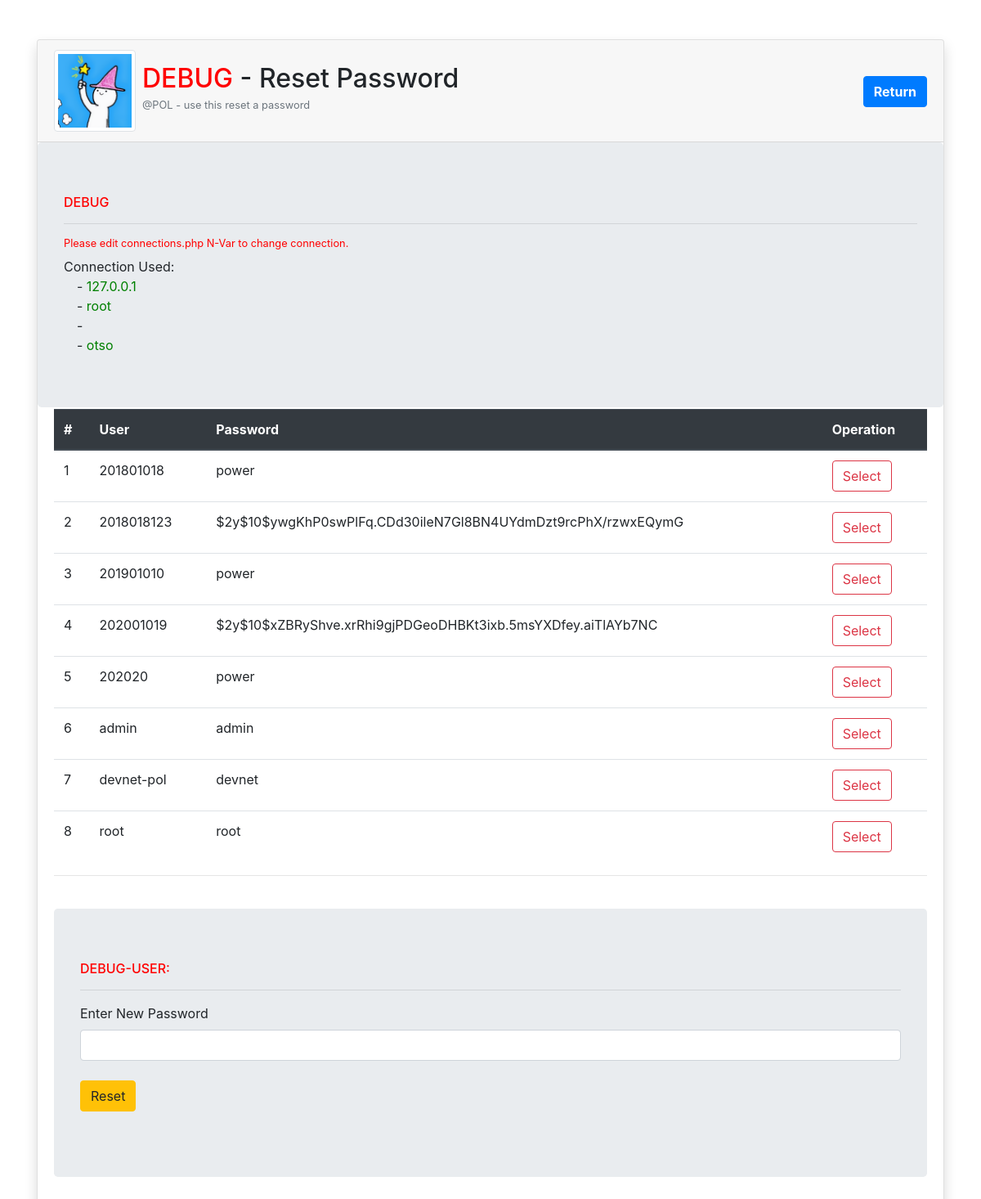
Screenshot of /eve/debug-tools/debug-functions/reset-password.php with the database file from the repository.
### tables this page shows
CREATE TABLE IF NOT EXISTS `users` (
  `permission` int(1) NOT NULL,
  `username` varchar(50) NOT NULL,
  `password` varchar(200) NOT NULL,
  `firstName` varchar(50) NOT NULL,
  `middleName` varchar(50) NOT NULL,
  `lastName` varchar(50) NOT NULL
);

### eve/library-process/connection.php (called while the page is built, shortened)
<?php
$N = 0;
if ($N == 1) {
  $server = "localhost";
  $dbuser = "gtech.dp";
  $dbpass = "dp";
  $dbname = "paulodb";
  $conn = mysqli_connect($server, $dbuser, $dbpass, $dbname);
  if (!$conn) {
   die("Connection failed: " . mysqli_connect_error());
  }
} elseif ($N == 0) {
    $dbuser = "root";
    $dbname = "otso";
  }
 ?>

### eve/debug-tools/debug-functions/reset-password.php (the view, shortened to what this page needs)
<?php
require_once '../../library-process/connection.php';
 ?>
<!DOCTYPE html>
<html lang="en" dir="ltr">
  <head>
    <link rel="stylesheet" href="https://stackpath.bootstrapcdn.com/bootstrap/4.4.1/css/bootstrap.min.css">
  </head>
  <body>
    <div class="container maindiv">
      <div class="card shadow mt-5 ">
        <div class="card-header">
          <img src="../../library-resource/img/pol_thumbnail.png" alt="404" class="img-thumbnail rounded float-left mr-2" style="width:100px; height:100px;">
          <div class="card-title ml-5 mt-3">
            <h2 class="d-inline mt-5"><span style="color:red">DEBUG</span> - Reset Password </h2>
            <a class="d-inline float-right font-weight-bold btn btn-primary mt-3" href="../index.php">Return</a>
          </div>
          <h6 class="card-subtitle mb-2 ml-3 text-muted small fontsub">@POL - use this reset a password</h6>
         </div>
         <div class="jumbotron">
           <h6 style="color:Red">DEBUG</h6>
           <hr>
           <h6 class="small "style="color:Red">Please edit connections.php N-Var to change connection.</h6>
           <span >Connection Used: </span><br>
             <span class="ml-3">- <span style="color:green"><?php echo $_SERVER['SERVER_ADDR']; ?></span></span><br>
             <span class="ml-3">- <span style="color:green"><?php echo $dbuser; ?></span></span><br>
             <span class="ml-3">- <span style="color:green"><?php echo $dbpass; ?></span></span><br>
             <span class="ml-3">- <span style="color:green"><?php echo $dbname; ?></span></span><br>
         </div>
        <div class="card-body">
          <div class="">
              <table class="table" style="margin-top:-50px;">
                <thead class="thead-dark">
                  <tr>
                    <th>#</th>
                    <th>User</th>
                    <th>Password</th>
                    <th>Operation</th>
                  </tr>
                </thead>
                <tbody>
                  <?php
                  $sql = "SELECT * FROM users";
                  $result = mysqli_query($conn,$sql);
                  $rownum = 1;
                  while($row = mysqli_fetch_array($result, MYSQLI_ASSOC)) {
                    echo "<tr>
                        <td>".$rownum."</td>
                        <td>".$row['username']."</td>
                        <td>".$row['password']."</td>
                        <td>"."<form method='GET'>
                              <input type='hidden' name='resetid' value=".$row['username'].">
                              <input class='btn btn-outline-danger' type='submit' id='confirm' name='resetbtn' value='Select'>
                            </form>"."</td></tr>";
                    $rownum++;
                  }
                   ?>
                </tbody>
              </table>
              <hr>
              <br>
              <div class="jumbotron">
                <h6 style="color:Red">DEBUG-USER: <span><?php echo $_GET['resetid']; ?></span></h6>
                <hr>
                <form method="post">
            <div class="form-group">
              <label for="formGroupExampleInput">Enter New Password</label>
              <input type="text" name="newpass" class="form-control" >
              <input class='btn btn-warning mt-4' type='submit' id='reset' name='reset' value='Reset'>
            </div>
          </form>
              </div>
          </div>
      </div>
  </body>
</html>

### rows the page displays
users: username "201801018", password "power"
users: username "2018018123", password "$2y$10$ywgKhP0swPlFq.CDd30ileN7Gl8BN4UYdmDzt9rcPhX/rzwxEQymG"
users: username "201901010", password "power"
users: username "202001019", password "$2y$10$xZBRyShve.xrRhi9gjPDGeoDHBKt3ixb.5msYXDfey.aiTlAYb7NC"
users: username "202020", password "power"
users: username "admin", password "admin"
users: username "devnet-pol", password "devnet"
users: username "root", password "root"

### other values shown
$_SERVER['SERVER_ADDR'] "127.0.0.1"
$dbuser "root"
$dbname "otso"
